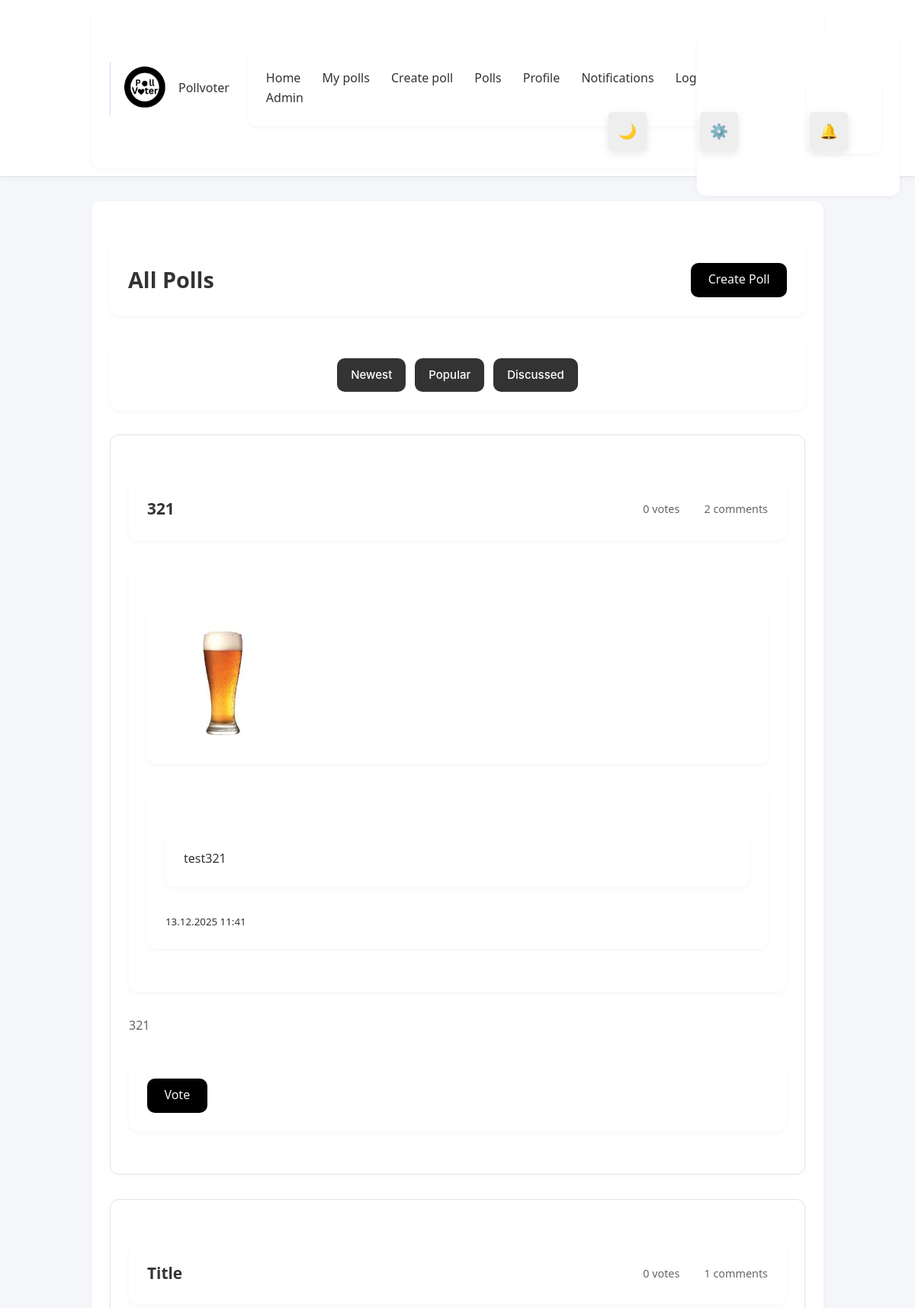
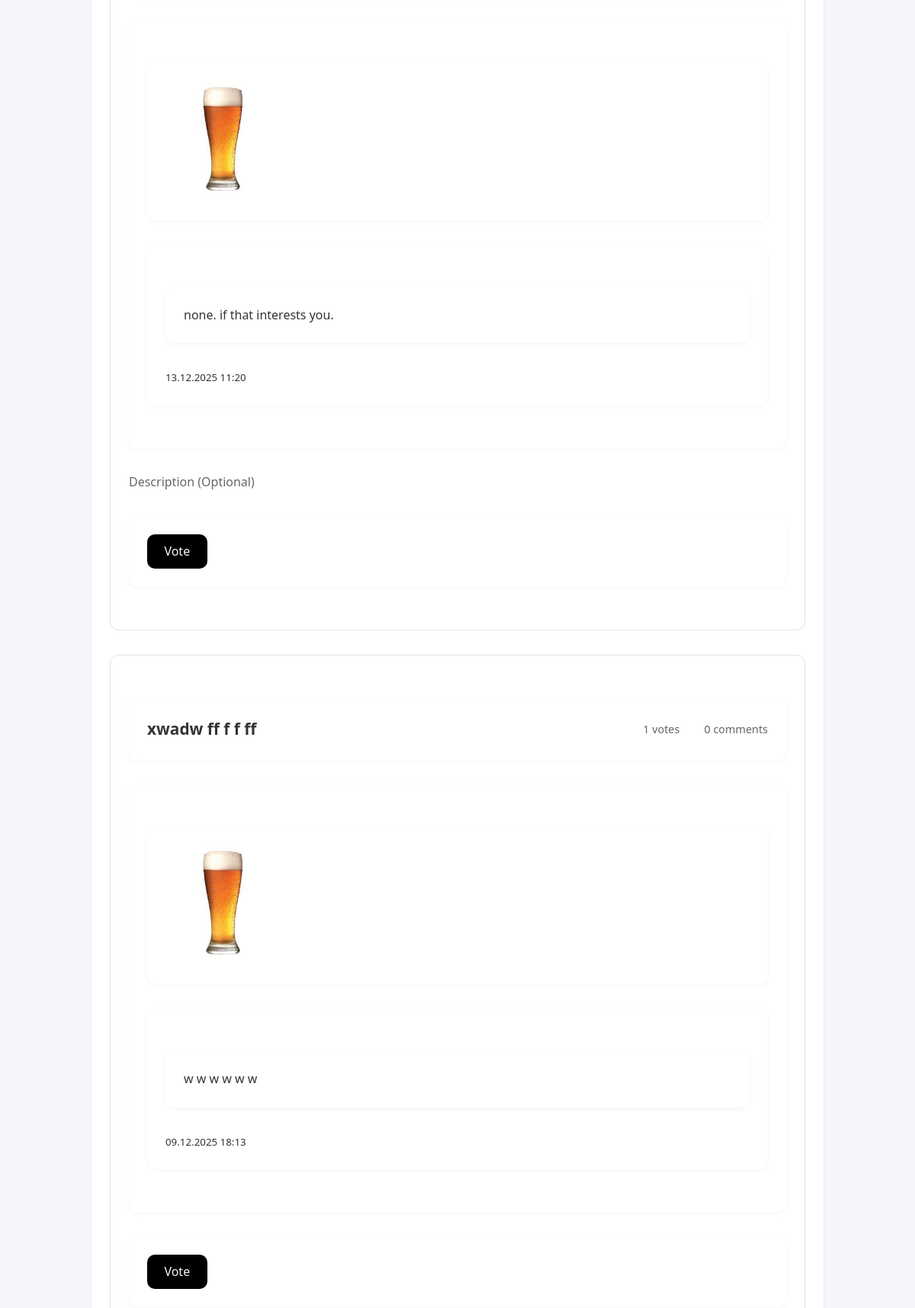
The page /polls (signed in, upper part) on the database its author committed (2 pictures, top to bottom).
### app/models.py (models this page shows, shortened)
class Poll(db.Model):
    __tablename__ = "poll"
    id = Column(Integer, primary_key=True)
    title = Column(Text, nullable=False)
    description = Column(String(120))
    created_at = Column(DateTime, default=datetime.now)
    user_id = Column(Integer, ForeignKey("user.id"), nullable=False)
    author = relationship("User", back_populates="polls")
    comments = relationship("Comment", back_populates="poll", cascade="all, delete-orphan")
    options = relationship("PollOption", back_populates="poll", cascade="all, delete-orphan")
    votes = relationship("Vote", back_populates="poll", cascade="all, delete-orphan")
    def getvotecount(self):
        return len(self.votes)

class User(UserMixin, db.Model):
    __tablename__ = "user"
    id = Column(Integer, primary_key=True)
    username = Column(String(20), unique=True, nullable = False)
    created_at = Column(DateTime, default=datetime.now)
    full_name = Column(String(20))
    bio = Column(String(100))
    pfp = Column(Text)
    password_hash = Column(Text)
    is_admin = Column(Boolean, default = False)
    polls = relationship("Poll", back_populates="author")
    votes = relationship("Vote", back_populates="user")
    comments = relationship("Comment", back_populates="author")
    def getpfp(self):
        if self.pfp:
            return f"/static/uploads/pfp/{self.pfp}"
        else:
            return f"/static/uploads/pfp/default.jpg"
    blocked = relationship(
        "User", secondary=blocklist,
        primaryjoin=(blocklist.c.blocker_id == id),
        secondaryjoin=(blocklist.c.blocked_id == id),
        backref=db.backref("blocked_by", lazy="dynamic"),
        lazy="dynamic"
    )
    followed = relationship(
        "User", secondary=followers,
        primaryjoin=(followers.c.follower_id == id),
        secondaryjoin=(followers.c.followed_id == id),
        backref=db.backref("followers", lazy="dynamic"),
        lazy="dynamic"
    )

### app/routes.py (the view)
@polls.route('/polls')
@login_required
def listpolls():
    sort_by = request.args.get('sort_by', 'newest', type=str)
    page = request.args.get('page', 1, type=int)
    blocked_ids = [user.id for user in current_user.blocked]
    blocked_by_ids = [user.id for user in current_user.blocked_by]
    exclude_ids = blocked_ids + blocked_by_ids
    query = Poll.query.filter(Poll.user_id.notin_(exclude_ids))
    if sort_by == 'popular':
        query = query.outerjoin(Vote).group_by(Poll.id).order_by(db.func.count(Vote.id).desc())
    elif sort_by == 'discussed':
        query = query.outerjoin(Comment).group_by(Poll.id).order_by(db.func.count(Comment.id).desc())
    else:
        query = query.order_by(Poll.created_at.desc())
    polls = query.paginate(page=page, per_page=5)
    return render_template('polls.html', polls=polls, sort_by=sort_by)

### app/__init__.py (called while the page is built)
def create_app():
    app = Flask(__name__)
    app.config['SECRET_KEY'] = 'your_secret_key'
    app.config['SQLALCHEMY_DATABASE_URI'] = 'sqlite:///pollvoter.db'
    app.config['SQLALCHEMY_TRACK_MODIFICATIONS'] = False
    app.config["UPLOAD_FOLDER"] = "static/uploads"
    app.config["PFP_FOLDER"] =  "app/static/uploads/pfp"
    db.init_app(app)
    login_manager.init_app(app)
    migrate.init_app(app, db)
    app.register_blueprint(auth)
    app.register_blueprint(main)
    app.register_blueprint(polls)
    app.register_blueprint(admin)
    @login_manager.user_loader
    def load_user(userid):
        return User.query.get(int(userid))
    return app

### app/routes.py (called while the page is built)
@main.app_context_processor
def dropdown_notifications():
    if current_user.is_authenticated:
        unread_count = Notification.query.filter_by(recipient_id = current_user.id, is_read = False).count()
        latest_notifs = Notification.query.filter_by(recipient_id = current_user.id).order_by(Notification.created_at.desc()).limit(5).all()
        return dict(unread_count = unread_count, latest_notifs = latest_notifs)
    return dict(unread_count = 0, latest_notifs = [])

### app/templates/polls.html (shortened to what this page needs)
{% extends "base.html" %}
{% block content %}
<div class="polls-header">
    <h2>All Polls</h2>
    <a href="{{ url_for('polls.create_poll') }}" class="btn btn-primary">Create Poll</a>
</div>
<div class="sort-options">
    <a href="{{url_for('polls.listpolls', sort_by = 'newest')}}">Newest</a>
    <a href="{{url_for('polls.listpolls', sort_by = 'popular')}}">Popular</a>
    <a href="{{url_for('polls.listpolls', sort_by = 'discussed')}}">Discussed</a>
</div>
{% if polls.items %}
    {% for poll in polls.items %}
    <div class="poll-card">
        <div class="poll-header">
            <h3><a href="{{ url_for('polls.poll_detail', poll_id=poll.id) }}">{{ poll.title }}</a></h3>
            <span class="poll-stats">
                 {{ poll.getvotecount() }} votes
                 {{ poll.comments|length }} comments
            </span>
        </div>
        <div class="poll-author">
            <div class="user-avatar"><img src="{{ current_user.getpfp() }}" alt="Profile Picture" width="150" height="150"></div>
            <div>
                <div class="author-name">{{ poll.author.full_name if poll.author.full_name else poll.author.username }}</div>
                <small class="poll-date">{{ poll.created_at.strftime('%d.%m.%Y %H:%M') }}</small>
            </div>
        </div>
        {% if poll.description %}
        <p class="poll-description">{{ poll.description }}</p>
        {% endif %}
        <div class="poll-actions">
            <a href="{{ url_for('polls.poll_detail', poll_id=poll.id) }}" class="btn btn-primary">Vote</a>
        </div>
    </div>
    {% endfor %}
{% else %}
    <div class="no-polls">
        <p>There are no polls yet. <a href="{{ url_for('polls.create_poll') }}">Create the first one!</a></p>
    </div>
{% endif %}
{% endblock %}

### app/static/styles.css (style rules this page uses)
:root { --bg-color: #f4f6f9; --text-color: #333333; --card-bg: #ffffff; --navbar-bg: #ffffff; --border-color: #e1e4e8; --input-bg: #ffffff; --link-color: #000000; --subtle-text: #666; --accent-color: #000; --accent-hover: #1a1a1a; --yes-fill-color: #111; --no-fill-color: #666; --progress-bg: #e0e0e0; --shadow-light: 0 2px 6px rgba(0, 0, 0, 0.04); }
body { background-color: var(--bg-color); color: var(--text-color); transition: background-color 0.3s, color 0.3s; }
.poll-card, .comment, .report-card, .card, .profile-container { background-color: var(--card-bg); border: 1px solid var(--border-color); color: var(--text-color); box-shadow: 0 1px 4px rgba(0, 0, 0, 0.03); }
* { box-sizing: border-box; margin: 0; padding: 0; }
body { font-family: 'Segoe UI', Tahoma, Geneva, Verdana, sans-serif; background-color: var(--bg-color); color: var(--text-color); line-height: 1.6; }
div:not(nav):not(footer) { max-width: 960px; margin: 2rem auto; padding: 1.5rem; background-color: var(--card-bg); box-shadow: var(--shadow-light); border-radius: 12px; }
.polls-header { display: flex; justify-content: space-between; align-items: center; margin-bottom: 2rem; }
.polls-header h2 { font-size: 1.8rem; font-weight: 600; }
.btn { display: inline-block; padding: 0.6rem 1.4rem; background-color: var(--accent-color); color: var(--bg-color); border: none; border-radius: 10px; font-size: 1rem; font-weight: 500; text-align: center; text-decoration: none; cursor: pointer; transition: all 0.25s ease; }
.sort-options { display: flex; gap: 12px; justify-content: center; align-items: center; margin-top: 20px; }
.sort-options a { color: var(--card-bg); background-color: var(--text-color); padding: 10px 18px; border-radius: 10px; text-decoration: none; font-family: 'Inter', 'Segoe UI', sans-serif; font-size: 15px; font-weight: 500; transition: all 0.25s ease; }
.poll-card { background-color: var(--card-bg); border-radius: 12px; box-shadow: 0 1px 4px rgba(0, 0, 0, 0.03); padding: 1.5rem; margin-bottom: 1.5rem; transition: transform 0.2s ease-in-out; border: 1px solid var(--border-color); }
.poll-header { display: flex; justify-content: space-between; align-items: center; margin-bottom: 0.75rem; }
.poll-header h3 a { color: var(--text-color); text-decoration: none; font-size: 1.3rem; }
.poll-stats { font-size: 0.9rem; color: var(--subtle-text); display: flex; gap: 1rem; align-items: center; }
.poll-description { margin-bottom: 1rem; color: var(--subtle-text); }

### rows shown on the page
Poll: title "321", getvotecount "0", comments|length "2", getpfp (picture), author "test321", created_at "13.12.2025 11:41", description "321"
Poll: title "Title", getvotecount "0", comments|length "1", getpfp (picture), author "none. if that interests you.", created_at "13.12.2025 11:20", description "Description (Optional)"
Poll: title "xwadw ff f f ff", getvotecount "1", comments|length "0", getpfp (picture), author "w w w w w w", created_at "09.12.2025 18:13"
